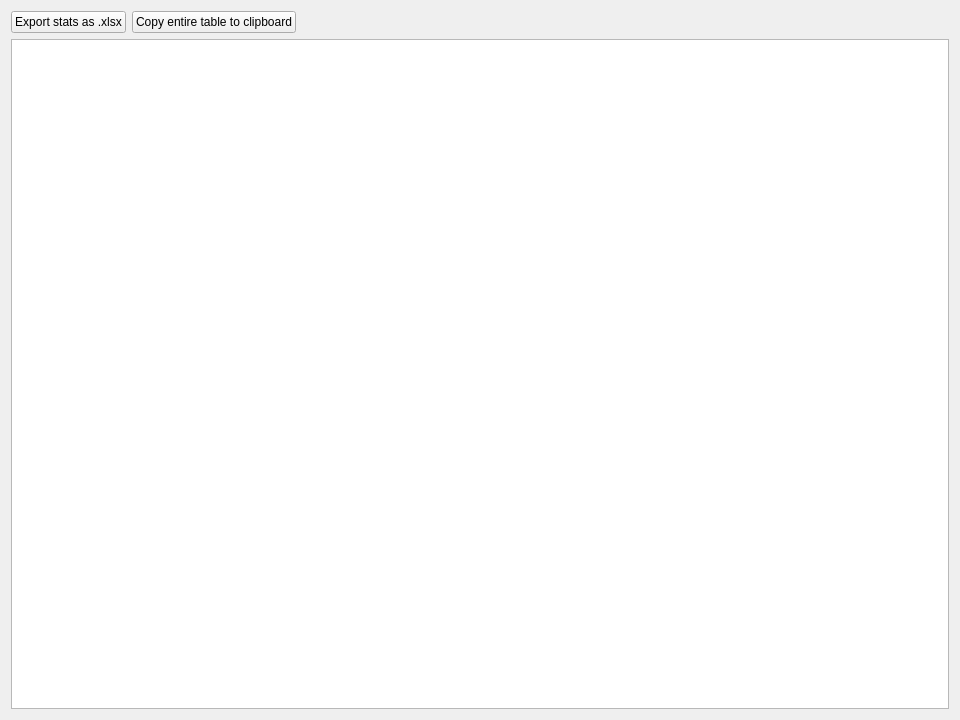
<?xml version="1.0" encoding="UTF-8"?>
<ui version="4.0">
 <class>Form</class>
 <widget class="QWidget" name="Form">
  <property name="geometry">
   <rect>
    <x>0</x>
    <y>0</y>
    <width>960</width>
    <height>720</height>
   </rect>
  </property>
  <property name="windowTitle">
   <string>Stats window</string>
  </property>
  <layout class="QVBoxLayout" name="verticalLayout">
   <item>
    <layout class="QHBoxLayout" name="horizontalLayout">
     <item>
      <widget class="QPushButton" name="exportStatsPB">
       <property name="text">
        <string>Export stats as .xlsx</string>
       </property>
      </widget>
     </item>
     <item>
      <widget class="QPushButton" name="copyTablePB">
       <property name="text">
        <string>Copy entire table to clipboard</string>
       </property>
      </widget>
     </item>
     <item>
      <spacer name="horizontalSpacer">
       <property name="orientation">
        <enum>Qt::Horizontal</enum>
       </property>
       <property name="sizeHint" stdset="0">
        <size>
         <width>40</width>
         <height>20</height>
        </size>
       </property>
      </spacer>
     </item>
    </layout>
   </item>
   <item>
    <widget class="QTableView" name="tableView">
     <property name="font">
      <font>
       <pointsize>8</pointsize>
      </font>
     </property>
     <property name="styleSheet">
      <string notr="true">QHeaderView::section { background-color:lightGray }</string>
     </property>
     <property name="editTriggers">
      <set>QAbstractItemView::NoEditTriggers</set>
     </property>
     <attribute name="horizontalHeaderDefaultSectionSize">
      <number>105</number>
     </attribute>
     <attribute name="verticalHeaderDefaultSectionSize">
      <number>25</number>
     </attribute>
     <attribute name="verticalHeaderMinimumSectionSize">
      <number>25</number>
     </attribute>
    </widget>
   </item>
  </layout>
 </widget>
 <resources/>
 <connections/>
</ui>
